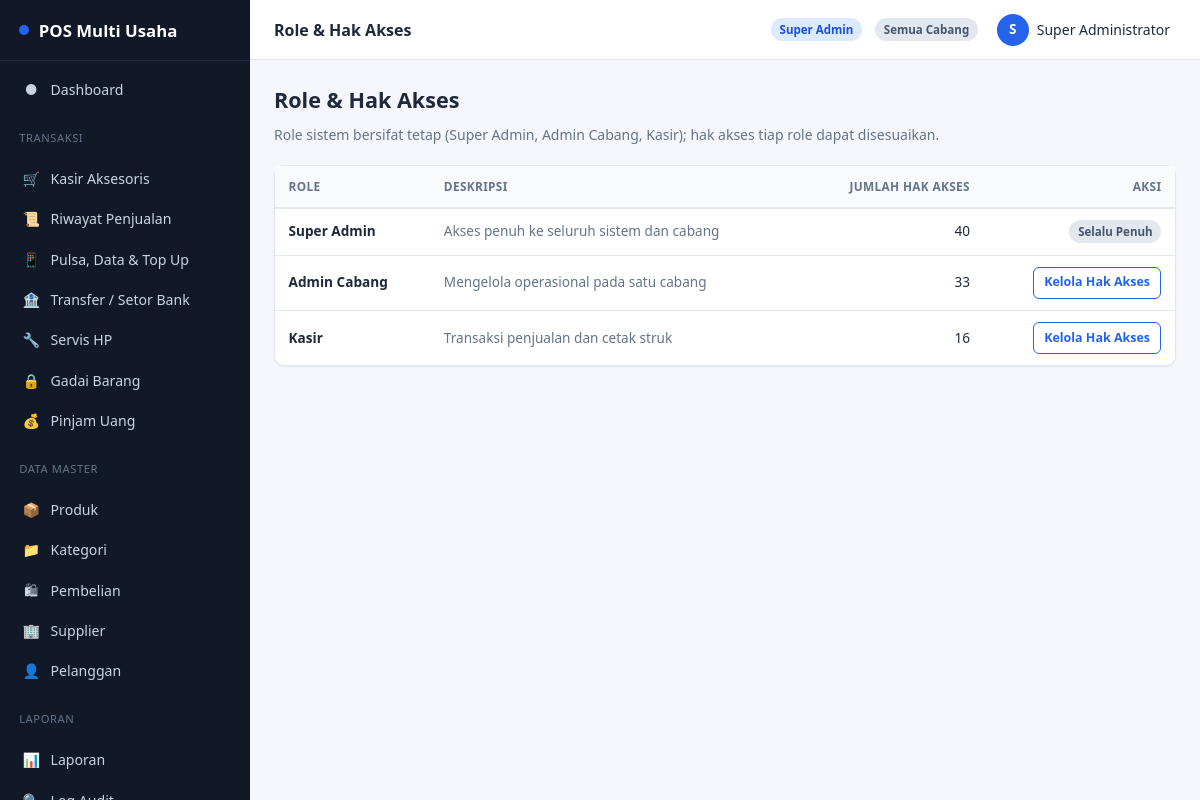
/roles/index (signed in), run on the app's committed database.
### tables this page shows
CREATE TABLE IF NOT EXISTS roles (
    id            INT UNSIGNED AUTO_INCREMENT PRIMARY KEY,
    slug          VARCHAR(50)  NOT NULL UNIQUE,
    name          VARCHAR(100) NOT NULL,
    description   VARCHAR(255) DEFAULT NULL,
    created_at    DATETIME     NOT NULL DEFAULT CURRENT_TIMESTAMP
);

### app/core/Controller.php (called while the page is built, shortened)
<?php
abstract class Controller
{
    protected function view(string $view, array $data = [], string $layout = 'app'): void
    {
        extract($data, EXTR_SKIP);
        $viewFile = VIEW_PATH . '/' . $view . '.php';
        $content = function () use ($viewFile, $data): void {
            extract($data, EXTR_SKIP);
            require $viewFile;
        };
        require VIEW_PATH . '/layouts/' . $layout . '.php';
    }
}

### app/controllers/RoleController.php (called while the page is built, shortened)
<?php
final class RoleController extends Controller
{
    public function index(): void
    {
        $this->view('roles/index', [
            'title' => 'Role & Hak Akses',
            'roles' => RoleModel::allWithPermissionCount(),
        ]);
    }
}

### app/core/Router.php (called while the page is built, shortened)
<?php
final class Router
{
    public static function dispatch(string $route): void
    {
        $route = trim($route, '/');
        $segments = $route === '' ? [] : explode('/', $route);
        $action    = $segments[1] ?? 'index';
        $params    = array_slice($segments, 2);
        $controller = new $controllerClass();
        call_user_func_array([$controller, $action], $params);
    }
}

### index.php (called while the page is built, shortened)
<?php
$route = $_GET['route'] ?? '';
Router::dispatch($route);

### app/core/Auth.php (called while the page is built, shortened)
<?php
final class Auth
{
    public static function user(): ?array
    {
        return $_SESSION['user'] ?? null;
    }
}

### app/models/RoleModel.php (called while the page is built, shortened)
<?php
final class RoleModel extends Model
{
    public static function allWithPermissionCount(): array
    {
        $sql = 'SELECT r.*, COUNT(rp.permission_id) AS permission_count
                FROM roles r LEFT JOIN role_permissions rp ON rp.role_id = r.id
                GROUP BY r.id ORDER BY r.id';
        return Database::connection()->query($sql)->fetchAll();
    }
}

### app/views/roles/index.php (the view)
<div class="content-header">
    <div>
        <h1>Role & Hak Akses</h1>
        <p class="text-muted mb-0">Role sistem bersifat tetap (Super Admin, Admin Cabang, Kasir); hak akses tiap role dapat disesuaikan.</p>
    </div>
</div>
<div class="card">
    <div class="table-wrap">
        <table>
            <thead><tr><th>Role</th><th>Deskripsi</th><th class="text-right">Jumlah Hak Akses</th><th class="text-right">Aksi</th></tr></thead>
            <tbody>
            <?php foreach ($roles as $r): ?>
                <tr>
                    <td><strong><?= e($r['name']) ?></strong></td>
                    <td class="text-muted"><?= e($r['description'] ?? '-') ?></td>
                    <td class="text-right"><?= (int) $r['permission_count'] ?></td>
                    <td class="text-right">
                        <?php if ($r['slug'] === 'super_admin'): ?>
                            <span class="badge badge-gray">Selalu Penuh</span>
                        <?php else: ?>
                            <a class="btn btn-sm btn-outline" href="<?= e(url('roles/edit/' . $r['id'])) ?>">Kelola Hak Akses</a>
                        <?php endif; ?>
                    </td>
                </tr>
            <?php endforeach; ?>
            </tbody>
        </table>
    </div>
</div>

### app/views/layouts/partials/header.php (shortened to what this page needs)
<?php $currentUser = Auth::user(); ?>
<header class="topbar">
    <div class="flex gap-md" style="align-items:center;">
        <div>
            <div class="topbar-title"><?= e($title ?? 'Dashboard') ?></div>
        </div>
    </div>
    <div class="topbar-user">
        <span class="badge badge-info badge-role"><?= e($currentUser['role_name'] ?? '') ?></span>
        <?php if (!empty($currentUser['branch_id'])):
            $branch = BranchModel::find((int) $currentUser['branch_id']); ?>
            <span class="badge badge-gray"><?= e($branch['name'] ?? '-') ?></span>
        <?php else: ?>
            <span class="badge badge-gray">Semua Cabang</span>
        <?php endif; ?>
        <div class="user-menu">
            <button type="button" class="user-menu-btn">
                <span class="avatar"><?= e(strtoupper(substr($currentUser['full_name'] ?? '?', 0, 1))) ?></span>
                <span><?= e($currentUser['full_name'] ?? '') ?></span>
            </button>
        </div>
    </div>
</header>

### assets/css/app.css (style rules this page uses)
:root { --color-primary: #2563eb; --color-primary-dark: #1d4ed8; --color-primary-light: #dbeafe; --color-success: #16a34a; --color-success-light: #dcfce7; --color-danger: #dc2626; --color-danger-light: #fee2e2; --color-warning: #d97706; --color-warning-light: #fef3c7; --color-info: #0891b2; --color-bg: #f4f6fb; --color-surface: #ffffff; --color-border: #e2e8f0; --color-text: #1e293b; --color-text-muted: #64748b; --color-sidebar-bg: #111827; --color-sidebar-text: #cbd5e1; --color-sidebar-active: #2563eb; --radius-sm: 6px; --radius-md: 10px; --radius-lg: 16px; --shadow-sm: 0 1px 2px rgba(15, 23, 42, .06); --shadow-md: 0 4px 12px rgba(15, 23, 42, .08); --sidebar-width: 250px; --header-height: 60px; }
* { box-sizing: border-box; }
html, body { margin: 0; padding: 0; height: 100%; }
body { font-family: 'Segoe UI', Roboto, -apple-system, BlinkMacSystemFont, Arial, sans-serif; background: var(--color-bg); color: var(--color-text); font-size: 14px; line-height: 1.5; }
a { color: var(--color-primary); text-decoration: none; }
h1, h2, h3, h4 { margin: 0 0 .5rem; font-weight: 600; }
p { margin: 0 0 .75rem; }
.topbar { height: var(--header-height); background: var(--color-surface); border-bottom: 1px solid var(--color-border); display: flex; align-items: center; justify-content: space-between; padding: 0 1.5rem; position: sticky; top: 0; z-index: 30; }
.topbar-title { font-weight: 600; font-size: 1rem; }
.topbar-user { display: flex; align-items: center; gap: .8rem; }
.topbar-user .badge-role { font-size: .72rem; }
.user-menu { position: relative; }
.user-menu-btn { display: flex; align-items: center; gap: .5rem; background: none; border: none; cursor: pointer; font: inherit; color: var(--color-text); }
.avatar { width: 32px; height: 32px; border-radius: 50%; background: var(--color-primary); color: #fff; display: flex; align-items: center; justify-content: center; font-weight: 700; font-size: .85rem; }
.content-header { display: flex; align-items: center; justify-content: space-between; flex-wrap: wrap; gap: .75rem; margin-bottom: 1.25rem; }
.content-header h1 { font-size: 1.35rem; }
.card { background: var(--color-surface); border: 1px solid var(--color-border); border-radius: var(--radius-md); box-shadow: var(--shadow-sm); margin-bottom: 1.25rem; }
.btn { display: inline-flex; align-items: center; justify-content: center; gap: .4rem; padding: .55rem 1rem; border-radius: var(--radius-sm); border: 1px solid transparent; font: inherit; font-weight: 600; font-size: .85rem; cursor: pointer; background: var(--color-primary); color: #fff; transition: filter .15s ease; }
.btn-sm { padding: .35rem .65rem; font-size: .78rem; }
.btn-outline { background: transparent; color: var(--color-primary); border-color: var(--color-primary); }
.table-wrap { overflow-x: auto; }
table { width: 100%; border-collapse: collapse; font-size: .85rem; }
thead th { text-align: left; padding: .7rem .85rem; background: #f8fafc; border-bottom: 2px solid var(--color-border); font-size: .74rem; text-transform: uppercase; letter-spacing: .03em; color: var(--color-text-muted); white-space: nowrap; }
tbody td { padding: .7rem .85rem; border-bottom: 1px solid var(--color-border); vertical-align: middle; }
tbody tr:last-child td { border-bottom: none; }
.text-right { text-align: right; }
.badge { display: inline-flex; align-items: center; padding: .2rem .55rem; border-radius: 999px; font-size: .72rem; font-weight: 700; }
.badge-info { background: var(--color-primary-light); color: var(--color-primary-dark); }
.badge-gray { background: #e2e8f0; color: #475569; }
.flex { display: flex; }
.gap-md { gap: 1rem; }
.mb-0 { margin-bottom: 0; }
.text-muted { color: var(--color-text-muted); }

### data on the page
roles: name "Super Admin", description "Akses penuh ke seluruh sistem dan cabang", permission_count "40", slug "Selalu Penuh"
roles: name "Admin Cabang", description "Mengelola operasional pada satu cabang", permission_count "33"
roles: name "Kasir", description "Transaksi penjualan dan cetak struk", permission_count "16"

### other printed values
APP_NAME "POS Multi Usaha"
$item['icon'] "●"
$item['label'] "Dashboard"
$item['icon'] "🛒"
$item['label'] "Kasir Aksesoris"
$item['icon'] "📜"
$item['label'] "Riwayat Penjualan"
$item['icon'] "📱"
$item['label'] "Pulsa, Data & Top Up"
$item['icon'] "🏦"
$item['label'] "Transfer / Setor Bank"
$item['icon'] "🔧"
$item['label'] "Servis HP"
$item['icon'] "🔒"
$item['label'] "Gadai Barang"
